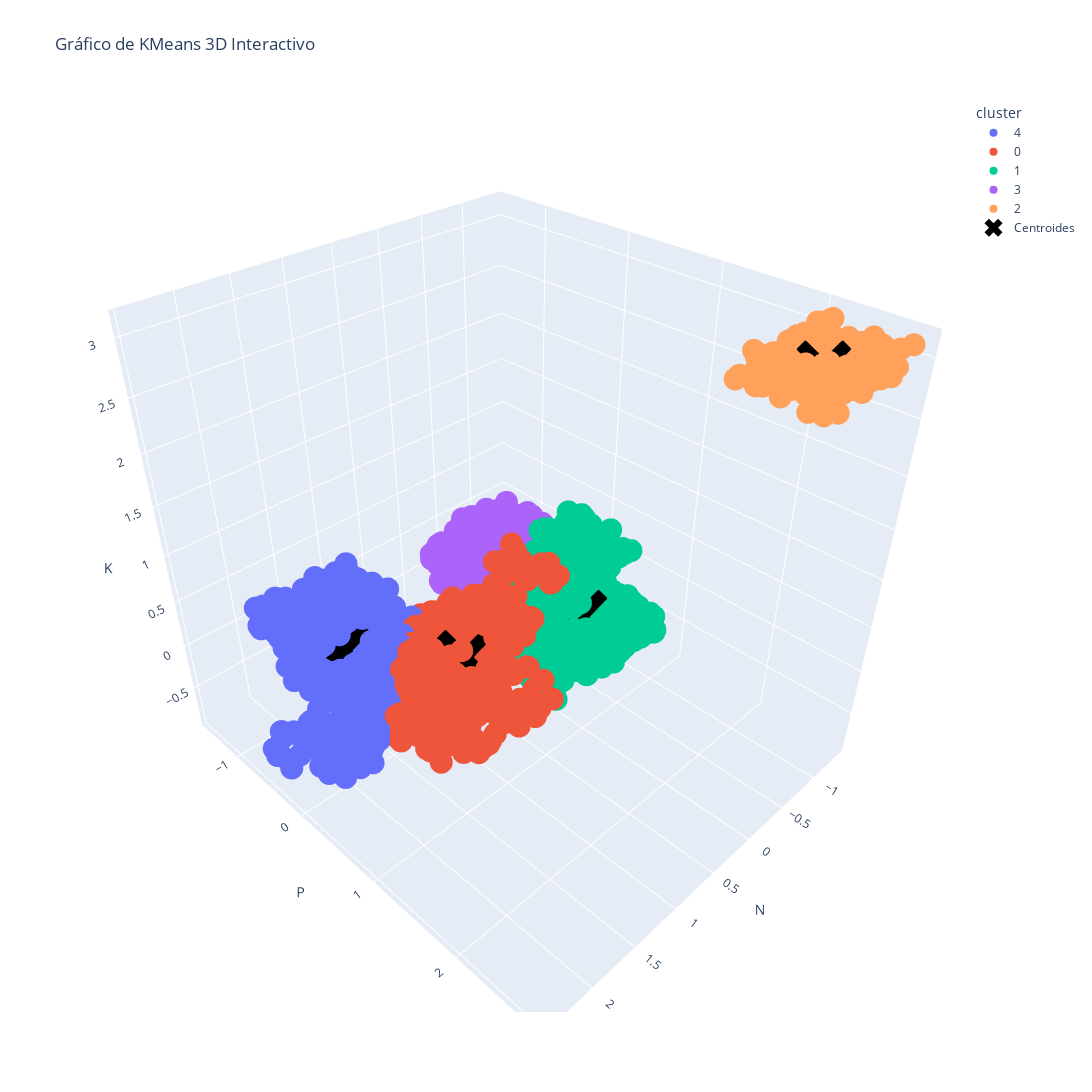

Here is the notebook cell this chart was saved with:
### Code cell
def clustering(df,col1,col2,col3,color,k):
    xWheat=df[[col1,col2,col3]].copy()
    Nc= range(1, 20)
    kmeans= [KMeans(n_clusters=i, n_init=10) for i in Nc]
    score = [kmeans[i].fit(xWheat).score(xWheat) for i in range(len(kmeans))]
    plt.plot(Nc,score)
    plt.xlabel('NumberofClusters')
    plt.ylabel('Score')
    plt.title('ElbowCurve')
    plt.show()
    kmeans = KMeans(n_clusters=k, n_init=10).fit(xWheat)
    centroids= kmeans.cluster_centers_
    print(centroids)

    xWheat['cluster'] = kmeans.predict(xWheat)
    labels= np.unique(xWheat['cluster'])
    palette= sns.color_palette("husl", len(labels))
    xWheat['cluster']=xWheat['cluster'].astype('category')

    fig = px.scatter_3d(xWheat, x=col1, y=col2, z=col3, color="cluster",title='Gráfico de KMeans 3D Interactivo')
    fig.update_layout(scene=dict(xaxis_title=col1, yaxis_title=col2, zaxis_title=col3), width=1600, height=1200)
    centroid_df = pd.DataFrame(centroids, columns=[col1, col2, col3])
    fig.add_scatter3d(x=centroid_df[col1], y=centroid_df[col2], z=centroid_df[col3],
                      mode='markers', name='Centroides', marker=dict(color='black', symbol='x', size=20))
    
    fig.show()

clustering(xWS_df,'N','P','K','Colores',5)

### Figure 1 — Plotly figure (JSON) as saved in the notebook; plotly's stock layout.template omitted (floating-point values rounded to 4 significant figures; data arrays with more than 128 entries replaced by an {"elided": "..."} marker saying what was removed)
{"data": [{"hovertemplate": "cluster=4<br>N=%{x}<br>P=%{y}<br>K=%{z}<extra></extra>", "legendgroup": "4", "marker": {"color": "#636efa", "symbol": "circle"}, "mode": "markers", "name": "4", "scene": "scene", "showlegend": true, "type": "scatter3d", "x": {"elided": "441 float values"}, "y": {"elided": "441 float values"}, "z": {"elided": "441 float values"}}, {"hovertemplate": "cluster=0<br>N=%{x}<br>P=%{y}<br>K=%{z}<extra></extra>", "legendgroup": "0", "marker": {"color": "#EF553B", "symbol": "circle"}, "mode": "markers", "name": "0", "scene": "scene", "showlegend": true, "type": "scatter3d", "x": {"elided": "451 float values"}, "y": {"elided": "451 float values"}, "z": {"elided": "451 float values"}}, {"hovertemplate": "cluster=1<br>N=%{x}<br>P=%{y}<br>K=%{z}<extra></extra>", "legendgroup": "1", "marker": {"color": "#00cc96", "symbol": "circle"}, "mode": "markers", "name": "1", "scene": "scene", "showlegend": true, "type": "scatter3d", "x": {"elided": "642 float values"}, "y": {"elided": "642 float values"}, "z": {"elided": "642 float values"}}, {"hovertemplate": "cluster=3<br>N=%{x}<br>P=%{y}<br>K=%{z}<extra></extra>", "legendgroup": "3", "marker": {"color": "#ab63fa", "symbol": "circle"}, "mode": "markers", "name": "3", "scene": "scene", "showlegend": true, "type": "scatter3d", "x": {"elided": "466 float values"}, "y": {"elided": "466 float values"}, "z": {"elided": "466 float values"}}, {"hovertemplate": "cluster=2<br>N=%{x}<br>P=%{y}<br>K=%{z}<extra></extra>", "legendgroup": "2", "marker": {"color": "#FFA15A", "symbol": "circle"}, "mode": "markers", "name": "2", "scene": "scene", "showlegend": true, "type": "scatter3d", "x": {"elided": "200 float values"}, "y": {"elided": "200 float values"}, "z": {"elided": "200 float values"}}, {"marker": {"color": "black", "size": 20, "symbol": "x"}, "mode": "markers", "name": "Centroides", "type": "scatter3d", "x": [0.7544, -0.6697, -0.7738, -0.8261, 1.426], "y": [0.1794, 0.321, 2.426, -0.9341, -0.7619], "z": [-0.1317, -0.3843, 2.999, -0.4256, -0.2159]}], "layout": {"height": 1200, "legend": {"title": {"text": "cluster"}, "tracegroupgap": 0}, "scene": {"domain": {"x": [0, 1], "y": [0, 1]}, "xaxis": {"title": {"text": "N"}}, "yaxis": {"title": {"text": "P"}}, "zaxis": {"title": {"text": "K"}}}, "title": {"text": "Gráfico de KMeans 3D Interactivo"}, "width": 1600}}
